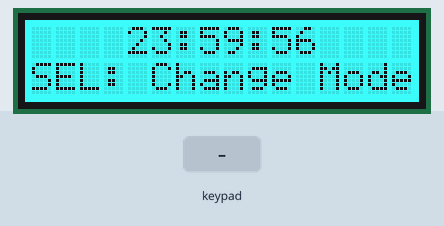
The sketch below on a simulated Arduino Uno, built with avr-gcc and run on an emulated ATmega328P. Shown: 16×2 character LCD. Inputs (shaded band) come from the test bench. What the sketch prints to the serial monitor is not drawn.

Above: at 1.3 s.
1.4 s: key 'S' pressed
At 1.84 s:
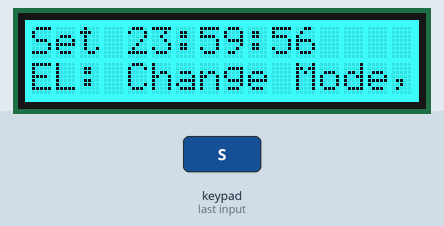
3.2 s: key 'D' pressed
At 3.6 s:
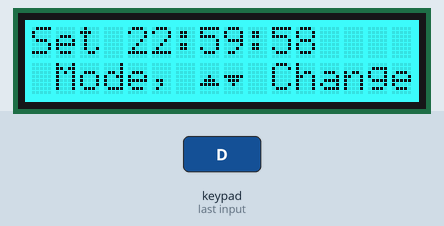
5.1 s: key 'S' pressed
At 5.35 s:
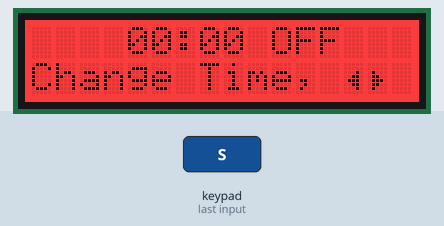
6.9 s: key 'L' pressed
8.9 s: key 'U' pressed
At 9.07 s:
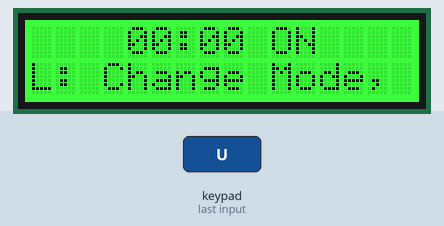
10.8 s: key 'R' pressed
At 10.97 s:
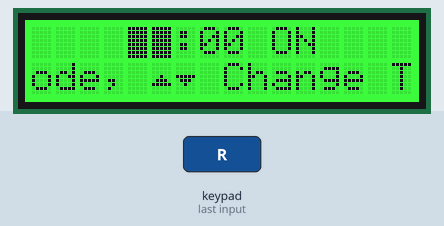

The sketch:

time.ino
```cpp
#include <Adafruit_RGBLCDShield.h>
#include <utility/Adafruit_MCP23017.h>
#include "TimeLib.h"
#include <Wire.h>

Adafruit_RGBLCDShield lcd = Adafruit_RGBLCDShield();

// Make my own character which will be a full block to print a kind of cursor on screen
byte block[8] = {B11111, B11111, B11111, B11111, B11111, B11111, B11111, B11111};
// Make more custom characters to display arrows on the screen
byte upArrow[8] = {
  B00000,
  B00000,
  B00000,
  B00100,
  B01110,
  B11111,
  B00000,
  B00000
};
byte downArrow[8] = {
  B00000,
  B00000,
  B00000,
  B11111,
  B01110,
  B00100,
  B00000,
  B00000
};
byte rightArrow[8] = {
  B00000,
  B00000,
  B01000,
  B01100,
  B01110,
  B01100,
  B01000,
  B00000
};
byte leftArrow[8] = {
  B00000,
  B00000,
  B00010,
  B00110,
  B01110,
  B00110,
  B00010,
  B00000
};

// Define currentMode constants.
enum displayModeSelection {
  CURRENTTIME, UPDATETIME, ALARMTIME
} displayMode;

enum currentTimeSelection {
  HOURS, MINUTES, SECONDS
} currentSelection = HOURS;

enum cursorPositionSelection {
  HOUR, MINUTE, SECOND
} cursorPosition = HOUR;


// Used to store if a button has been pressed once already
bool buttonPressed = false;

// Used to store is the alarm is on or off, and hence whether is should go off at the alarmTime
bool alarmSet = false;

//Used to count how many iterations a function has gone through, to allow a blinking cursor to appear every x iterations;
int iterationCount = 0;
int iteration = 0;


struct TIME {
  int minutes = 0;
  int hours = 0;
  int seconds = 0;
} alarmTime;

char text[60];
int textDelay = 0;
bool alarmSounding = false;
bool snooze = false;


void setup() {
  // put your setup code here, to run once:

  Serial.begin(9600);
  lcd.begin(16, 2);

  setTime(23, 59, 55, 1, 1, 2017);

  //  Set the displayMode to CURRENTTIME to display the current time by default
  displayMode = CURRENTTIME;

  lcd.createChar(1, block);
  lcd.createChar(2, upArrow);
  lcd.createChar(3, downArrow);
  lcd.createChar(4, leftArrow);
  lcd.createChar(5, rightArrow);

  // init the scrolling text using sprintf to get custom characters in the string
  // use 8 spaces at the end of the text as a really inefficent lazy way of removing repeat characters as they move across the screen
  // and prevent me having to clear the lcd every frame which would create a flicker on the screen
  sprintf(text, " SEL: Change Mode, %c%c Change Time, %c%c Move Cursor        ", char(2), char(3), char(4), char(5));
  Serial.print(text);
}

void loop() {
  // put your main code here, to run repeatedly:
  int time = millis();


  // -------------- INPUT -------------------


  uint8_t buttons = lcd.readButtons();

  if (buttons && !buttonPressed) {
    switch (buttons) {
      case BUTTON_UP:
        if (alarmSounding) {
          snooze = true;

          // To make sure ths snooze is actually
          alarmTime.seconds = (second() + 30) % 60;
          if (alarmTime.seconds < 30) alarmTime.minutes = (minute() + 1);

          Serial.print(alarmTime.minutes);
          Serial.print(" : ");
          Serial.println(alarmTime.seconds);

          alarmSounding = false;
          lcd.clear();
        } else {
          addTime();
        }
        break;
      case BUTTON_DOWN:
        minusTime();
        break;
      case BUTTON_RIGHT:
        cursorPosition = (cursorPositionSelection)((int)(cursorPosition + 1) % 3);
        break;
      case BUTTON_LEFT:
        cursorPosition = (cursorPositionSelection)((int)(cursorPosition - 1) % 3);
        break;
      case BUTTON_SELECT:
        if ((alarmSounding) || (snooze)) {
          alarmSounding = false;
          snooze = false;
          alarmSet = false;
          displayMode = CURRENTTIME;
          lcd.clear();
        }
        else {
          displayMode = (displayModeSelection)((int)(displayMode + 1) % 3);
          lcd.clear();
        }
        break;

    }
    buttonPressed = true;
  } else if (!buttons) {
    buttonPressed = false;
  }


  // -------------- PROCESSING -------------------

  // Check if the current time matches the alarm time, if so set off the alarm
  if ((hour() == alarmTime.hours) && (minute() == alarmTime.minutes) && (second() == alarmTime.seconds) && (alarmSet)) {
    alarmSounding = true;
    snooze = false;
  }

  // -------------- OUTPUT -------------------
  switch (displayMode) {
    case UPDATETIME:
      printUpdateTime();
      break;
    case CURRENTTIME:
      if ((!alarmSounding) && (!snooze)) printCurrentTime();
      if (alarmSounding) soundAlarm(); // I love unnecessery verbosity apparently
      if (snooze) snoozeDisplay();
      break;
    case ALARMTIME:
      printAlarmTime();
      break;
  }

  if ((displayMode != CURRENTTIME) && (!alarmSounding) && (!snooze)) {
    textDelay = (textDelay + 1) % 10;
    if (textDelay == 9) scrollingText();
  }
  else if ((displayMode == CURRENTTIME) && (!alarmSounding) && (!snooze)) {
    lcd.setCursor(0, 1);
    lcd.print("SEL: Change Mode");
  }


  // -------------- FRAME DELAY --------------

  // If a 'frame' somehow takes less than 1/60 of a second (averages about 3/5th of a second in my tests) delay it to make the max fps 60 fps
  while ((millis() - time) < 16) {
    delayMicroseconds(100);
  }

  // Print time taken to complete a 'frame', and fps using this value (DEBUG)
  //  Serial.print(1000.0/(float)(millis()-time));
  //  Serial.print("  ");
  //  Serial.println(millis()-time);

}

// ---------------------HELPER FUNCTIONS -------------------------

void printCurrentTime() {
  int secDisplay = second();
  int minDisplay = minute();
  int hourDisplay = hour();
  char currentTimeStr[8];

  //  Format currentTimeStr to print hour, minute and second with leading zeros (so every bit is 2 characters)
  sprintf(currentTimeStr, "%02d:%02d:%02d", hourDisplay, minDisplay, secDisplay);

  // Print the time to the middle of the first row of the screen
  lcd.setCursor(4, 0);
  lcd.print(currentTimeStr);
  (alarmSet) ? lcd.setBacklight(0x2) : lcd.setBacklight(0x6); // set backlight to a green if the alarm is set, or blue if the alarm is not set
}

void printUpdateTime() {
  int secDisplay = second();
  int minDisplay = minute();
  int hourDisplay = hour();
  char currentTimeStr[8];

  iterationCount = (iterationCount + 1) % 20;
  // Blink the cursor for 5 iterations out of 20, so a 1/4 per unit of time (15 frames out of 60 if it ran fast enough to be 60fps)
  if (iterationCount >= 15) {
    if (cursorPosition == HOUR) {
      sprintf(currentTimeStr, "%c%c:%02d:%02d", char(1), char(1), minDisplay, secDisplay);
    } else if (cursorPosition == MINUTE) {
      sprintf(currentTimeStr, "%02d:%c%c:%02d", hourDisplay, char(1), char(1), secDisplay);
    } else if (cursorPosition == SECOND) {
      sprintf(currentTimeStr, "%02d:%02d:%c%c", hourDisplay, minDisplay, char(1), char(1));
    }
  }
  else {
    //  Format currentTimeStr to print hour, minute and second with leading zeros (so every section is 2 characters)
    sprintf(currentTimeStr, "%02d:%02d:%02d", hourDisplay, minDisplay, secDisplay);
  }


  // Print the time to the middle of the first row of the screen
  lcd.setCursor(4, 0);
  lcd.print(currentTimeStr);

  lcd.setCursor(0, 0);
  lcd.print("Set ");
  lcd.setBacklight(0x6);
}

void printAlarmTime() {
  char alarmTimeStr[8];

  iterationCount = (iterationCount + 1) % 20;
  // Blink the cursor for 5 iterations out of 20, so a 1/4 per unit of time (15 frames out of 60 if it ran fast enough to be 60fps)
  if (iterationCount > 14) {
    if (cursorPosition == HOUR) {
      sprintf(alarmTimeStr, "%c%c:%02d ", char(1), char(1), alarmTime.minutes);
    } else if (cursorPosition == MINUTE) {
      sprintf(alarmTimeStr, "%02d:%c%c ", alarmTime.hours, char(1), char(1));
    }
  }
  else {
    sprintf(alarmTimeStr, "%02d:%02d ", alarmTime.hours, alarmTime.minutes);
  }

  lcd.setCursor(4, 0);
  lcd.print(alarmTimeStr);
  lcd.setCursor(10, 0);

  if (alarmSet) {
    if ((iterationCount > 14) && (cursorPosition == SECOND)) {
      lcd.write(1);
      lcd.write(1);
    } else {
      lcd.print("ON ");
    }
    lcd.setBacklight(0x2); // Set backlight to green to show alarm is on
  } else {
    if ((iterationCount > 14) && (cursorPosition == SECOND)) {
      lcd.write(1);
      lcd.write(1);
      lcd.write(1);
    } else {
      lcd.print("OFF");
    }
    lcd.setBacklight(0x1); //Set backlight to red to show alarm is off
  }
}

void addTime() {
  switch (displayMode) {
    case UPDATETIME:
      if (cursorPosition == HOUR) {
        adjustTime(3600);
      } else if (cursorPosition == MINUTE) {
        adjustTime(60);
      } else {
        adjustTime(1);
      }
      break;
    case ALARMTIME:
      if (cursorPosition == HOUR) {
        // Mod the number with 24 to loop the number around (values of hour can be anything between 0-23)
        alarmTime.hours = (alarmTime.hours + 1) % 24;
      } else if (cursorPosition == MINUTE) {
        // Mod the number with 60 to loop the number around (values of minute can be anything between 0-23)
        alarmTime.minutes = (alarmTime.minutes + 1) % 60;
      } else {
        // toggle if the alarm is set or not
        alarmSet = !alarmSet;
      }
  }
}

void minusTime() {
  switch (displayMode) {
    case UPDATETIME:
      if (cursorPosition == HOUR) {
        adjustTime(-3600);
      } else if (cursorPosition == MINUTE) {
        adjustTime(-60);
      } else {
        adjustTime(-1);
      }
      break;
    case ALARMTIME:
      if (cursorPosition == HOUR) {
        // Cannot use mod correctly when going into negative numbers, so use ternary operator for immediate-if like statement to keep the code clean
        alarmTime.hours = (alarmTime.hours == 0) ? (23) : (alarmTime.hours - 1);
      } else if (cursorPosition == MINUTE) {
        // Cannot use mod correctly when going into negative numbers, so use ternary operator for immediate-if like statement to keep the code clean
        alarmTime.minutes = (alarmTime.minutes == 0) ? (59) : (alarmTime.minutes - 1);
      } else {
        // toggle if the alarm is set or not
        alarmSet = !alarmSet;
      }
  }
}

String otherStr = "";
String displayText = "";
int start = 0;
int finish = 0;

void scrollingText() {
  otherStr = (String)text;
  start++;
  if (start == otherStr.length() - 16) start = 0;
  finish = start + 16;
  if (finish == otherStr.length() - 16) finish = otherStr.length() - 16;


  displayText = otherStr.substring(start, finish);

  Serial.println(displayText);

  lcd.setCursor(0, 1);
  lcd.print(displayText);


}

int backlightColor = 1;
void soundAlarm() {
  backlightColor = ((backlightColor + 1) % 7) + 1; // Add one because there is no color 0, so backlightColor range will be 1-7 instead of 0-6
  lcd.setBacklight(backlightColor);
  lcd.setCursor(0, 0);
  lcd.print("  ");
  lcd.setCursor(2, 0);
  lcd.print(char(2)); // Print custom up arrow
  lcd.print(": Snooze     ");
  lcd.setCursor(0, 1);
  lcd.print("SEL: Disable    ");
}

void snoozeDisplay() {
  lcd.setBacklight(3);
  lcd.setCursor(0, 0);
  lcd.print("Snoozing");
  lcd.setCursor(0, 1);
  lcd.print("SEL: Stop Alarm");
}
```

Measured:
- after the input at 1.4 s, the display: first changes at once (image 1 shows a later state)
- after the input at 5.1 s, the display: first changes at once (image 3 shows a later state)
- after the input at 8.9 s, the display: first changes at once (image 4 shows a later state)
- after the input at 10.8 s, the display: first differs from a run without the input after 0.13 s (image 5)
